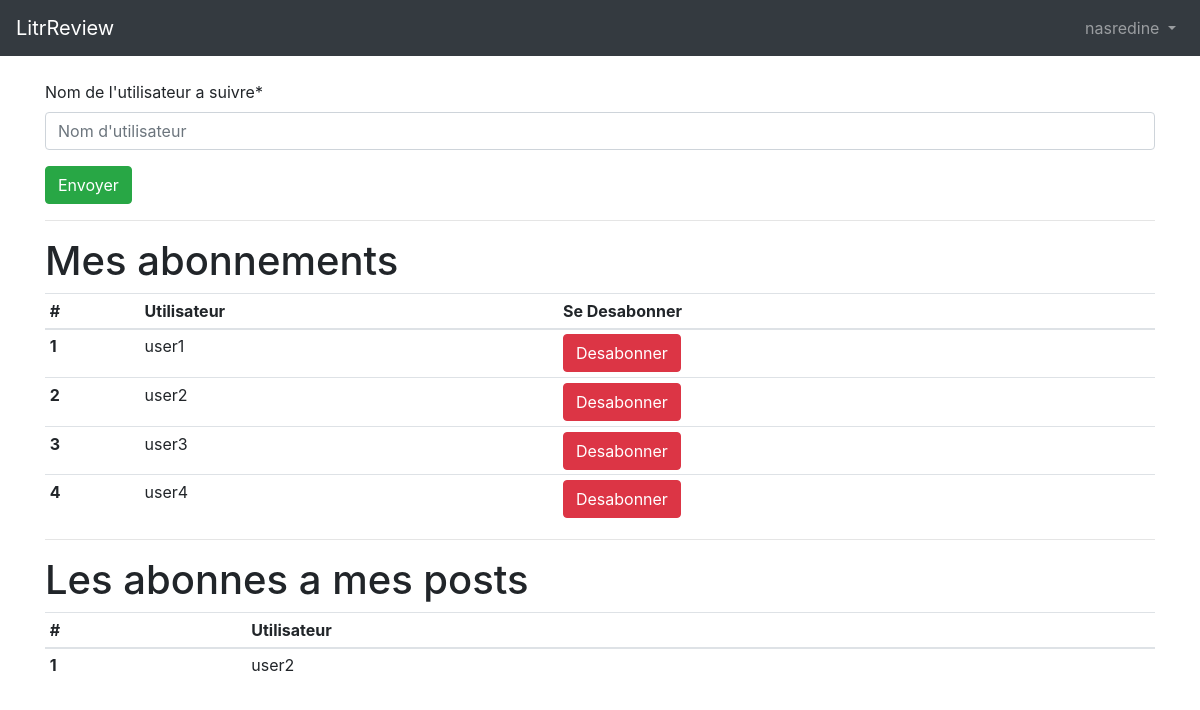
The page /users/follow (signed in) on the database its author committed.
### users/models.py (models this page shows, shortened)
class CustomUser(AbstractUser):
    age = models.PositiveIntegerField(null=True, blank=True)

class UserFollows(models.Model):
    user = models.ForeignKey(
        get_user_model(),
        on_delete=models.CASCADE,
        related_name='following')
    followed_user = models.ForeignKey(
        get_user_model(),
        on_delete=models.CASCADE,
        related_name='followed_by')
    class Meta:
        unique_together = ['user', 'followed_user']

### users/views.py (the view, shortened to what this page needs)
# urls.py: path('follow', FollowCreateView.as_view(), name='follow'),
class FollowCreateView(LoginRequiredMixin, FormView):
    model = UserFollows
    login_url = 'login'
    context = {}
    form_class = FollowerForm
    template_name = "follow_user_list.html"
    success_url = reverse_lazy('follow')
    def get_context_data(self, **kwargs):
        self.context = super().get_context_data(**kwargs)
        self.context['username'] = CustomUser.objects.all()
        self.context['follow_user'] = self.model.objects.filter(
            user=self.request.user)
        self.context['followed_by'] = self.model.objects.filter(
            followed_user=self.request.user)
        return self.context

### users/forms.py
class FollowerForm(forms.Form):
    follower = forms.CharField(max_length=200, label="Nom de l'utilisateur a suivre", widget=forms.TextInput(
        attrs={'placeholder': "Nom d'utilisateur"}))

### templates/follow_user_list.html (shortened to what this page needs)
{% extends 'base.html' %}
{% load crispy_forms_tags %}
{% block content %}
<form method="post" novalidate>
    {{ form.follower|as_crispy_field }}
    <button type="submit" class="btn btn-success">Envoyer</button>
</form>
<hr>
<h1>Mes abonnements</h1>
<div>
    <table class="table table-sm">
        <thead>
            <tr>
                <th scope="col">#</th>
                <th scope="col">Utilisateur</th>
                <th scope="col">Se Desabonner</th>
            </tr>
        </thead>
        <tbody>
            {% for follow in follow_user %}
            <tr>
                <th scope="row">{{ forloop.counter }}</th>
                <td>{{ follow.followed_user }}</td>
                <td><a class="btn btn-danger stretched-link" href="{% url 'follow_delete' follow.id %}"
                        role="button">Desabonner</a></td>
            </tr>
            {% endfor %}
        </tbody>
    </table>
</div>
<hr>
<h1>Les abonnes a mes posts</h1>
<div>
    <table class="table table-sm">
        <thead>
            <tr>
                <th scope="col">#</th>
                <th scope="col">Utilisateur</th>
            </tr>
        </thead>
        <tbody>
            {% for follower in followed_by %}
            <tr>
                <th scope="row">{{ forloop.counter }}</th>
                <td>{{ follower.user }}</td>
            </tr>
            {% endfor %}
        </tbody>
    </table>
</div>
{% endblock content %}

### templates/base.html (shortened to what this page needs)
<!DOCTYPE html>
<html>
<head>
    <link rel="stylesheet" href="https://stackpath.bootstrapcdn.com/bootstrap/4.1.3/css/bootstrap.min.css"
>
</head>
<body>
    <nav class="navbar navbar-expand-md navbar-dark bg-dark mb-4">
        <a class="navbar-brand" href="{% url 'home' %}">LitrReview</a>
        <div class="collapse navbar-collapse" id="navbarCollapse">
            {% if user.is_authenticated %}
            <ul class="navbar-nav ml-auto">
                <li class="nav-item">
                    <a href="#" class="nav-link dropdown-toggle drop" id="userMenu" data-toggle="dropdown"
                        aria-haspopup="true" aria-expanded="false">
                        {{ user.username }}
                    </a>
                </li>
            </ul>
            {% else %}
            <form class="form-inline ml-auto">
                <a href="{% url 'login' %}" class="btn btn-outline-secondary">Connexion</a>
                <a href="{% url 'signup' %}" class="btn btn-primary ml-2">S'inscrire</a>
            </form>
            {% endif %}
        </div>
    </nav>
    <div class="container">
        {% block content %}
        {% endblock content %}
    </div>
</body>
</html>

### rows shown on the page
CustomUser: username "nasredine"
UserFollows: followed_user "user1"
UserFollows: followed_user "user2"
UserFollows: followed_user "user3"
UserFollows: followed_user "user4"
UserFollows: user "user2"
